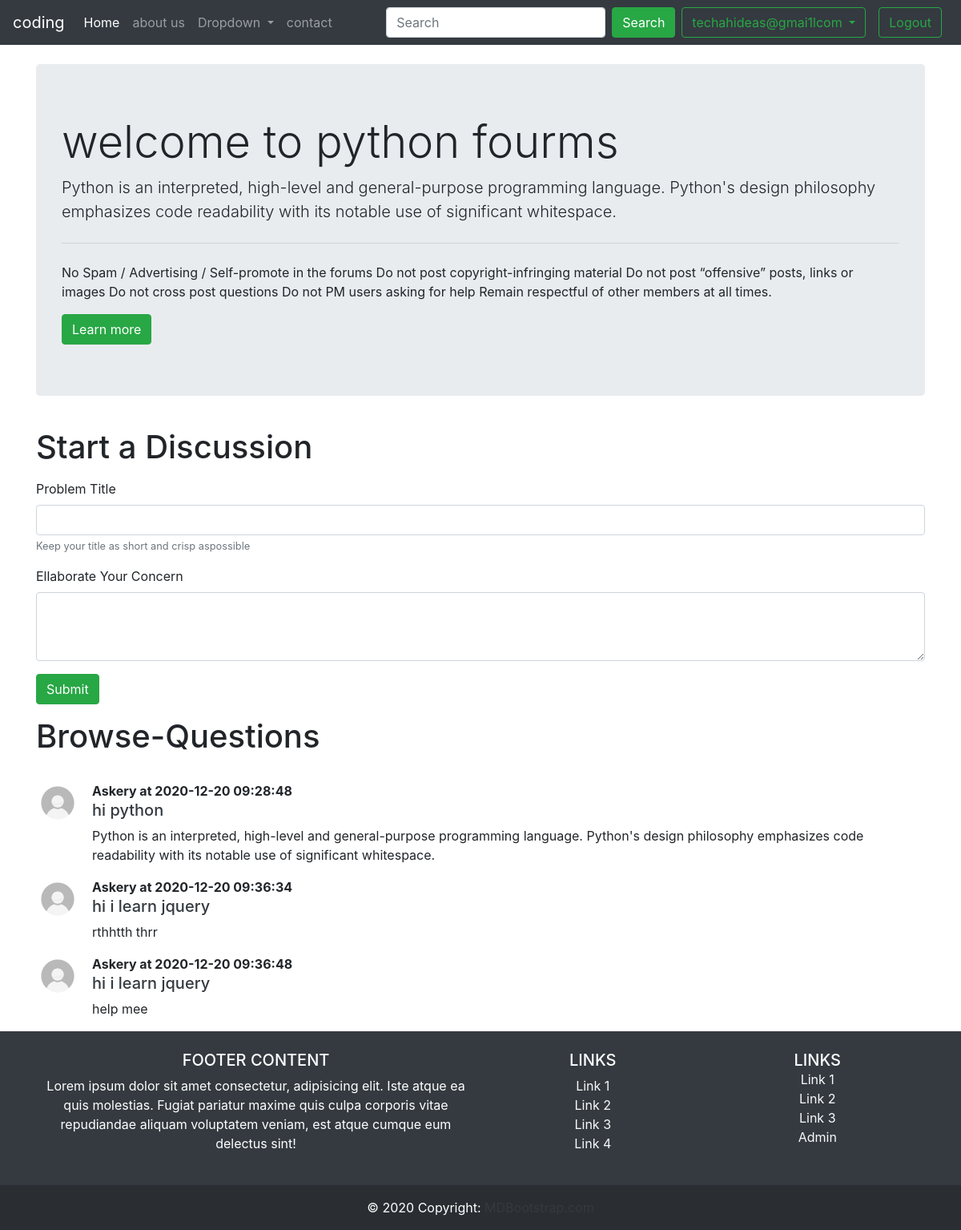
Page /threadlist.php?catid=1 (signed in) on the committed database.
### tables this page shows
CREATE TABLE IF NOT EXISTS `categorys` (
  `category_id` int(8) NOT NULL AUTO_INCREMENT,
  `category_name` varchar(255) NOT NULL,
  `category_description` varchar(255) NOT NULL,
  `created` datetime NOT NULL DEFAULT CURRENT_TIMESTAMP,
  PRIMARY KEY (`category_id`)
);

CREATE TABLE IF NOT EXISTS `threads` (
  `thread_id` int(7) NOT NULL AUTO_INCREMENT,
  `thread_title` varchar(255) NOT NULL,
  `thread_desc` text NOT NULL,
  `thread_cat_id` int(7) NOT NULL,
  `thread_user_id` int(7) NOT NULL,
  `timestamp` datetime NOT NULL DEFAULT CURRENT_TIMESTAMP,
  PRIMARY KEY (`thread_id`)
);

### threadlist.php (the view, shortened to what this page needs)
<!doctype html>
<html lang="en">
<head>
    <link rel="stylesheet" href="https://cdn.jsdelivr.net/npm/bootstrap@4.5.3/dist/css/bootstrap.min.css">
</head>
<body>
    <?php include 'pars/header.php' ?>
    <?php include 'pars/connection.php' ?>
    <?php
    $id = $_GET['catid'];
    $sql = "SELECT * FROM `categorys` WHERE category_id=$id";
    $result = mysqli_query($conn, $sql);
    while($row = mysqli_fetch_assoc($result)){
        $catname=$row['category_name'];
        $catdesc=$row['category_description'];
    }
    ?>
    <div class="container my-4">
        <div class="jumbotron">
            <h1 class="display-4">welcome to <?php echo $catname ?> fourms</h1>
            <p class="lead"><?php echo $catdesc ?></p>
            <hr class="my-4">
            <p>No Spam / Advertising / Self-promote in the forums
                Do not post copyright-infringing material
                Do not post “offensive” posts, links or images
                Do not cross post questions
                Do not PM users asking for help
                Remain respectful of other members at all times. </p>
            <a class="btn btn-success" href="#" role="button">Learn more</a>
        </div>
    </div>
    <div class="container">
        <h1 class="py-2">Start a Discussion</h1>
         <form action="<?php echo $_SERVER["REQUEST_URI"]; ?>" method="post">
       <div class="form-group">
            <label for="title">Problem Title</label>
            <input type="text" class="form-control" id="title" name="title" aria-describedby="title">
            <small id="emailHelp" class="form-text text-muted">Keep your title as short and crisp aspossible</small>
        </div>
        <div class="form-group">
            <label for="title">Ellaborate Your Concern</label>
            <textarea class="form-control" id="desc" name="desc" rows="3"></textarea>
        </div>
        <button type="submit" class="btn btn-success">Submit</button>
</form>
    </div>
    <div class="container">
        <h1 class="py-3">Browse-Questions</h1>
        <?php
         $id = $_GET['catid'];
         $sql = "SELECT * FROM `threads` WHERE thread_cat_id=$id";
         $result = mysqli_query($conn, $sql);
         while($row = mysqli_fetch_assoc($result)){
            $id = $row['thread_id'];
            $title = $row['thread_title'];
            $desc = $row['thread_desc'];
             $thread_time = $row['timestamp'];
            echo '<div class="media my-3">
            <img src="img/userd.png" width="54px" class="mr-3" alt="...">
            <div class="media-body">
               <p class="font-weight-bold my-0">Askery at '.  $thread_time. '</p>
                <h5 class="mt-0"><a class="text-dark" href="thread.php?threadid=' . $id. '">'.$title.'</a></h5>
                '.$desc.'
            </div>
        </div>';
    }
    ?>
    </div>
    <?php include 'pars/footer.php'  ?>
</body>
</html>

### pars/footer.php (style rules this page uses)
a { color:#fff; }

### rows in the picture
categorys: category_name "python", category_description "Python is an interpreted, high-level and general-purpose programming language. Python's design philosophy emphasizes code readability with its notable use of significant whitespace."
threads: timestamp "2020-12-20 09:28:48", thread_title "hi python", thread_desc "Python is an interpreted, high-level and general-purpose programming language. Python's design philosophy emphasizes code readability with its notable use of significant whitespace."
threads: timestamp "2020-12-20 09:36:34", thread_title "hi i learn jquery", thread_desc "rthhtth thrr"
threads: timestamp "2020-12-20 09:36:48", thread_title "hi i learn jquery", thread_desc "help mee"

### other values in the picture
$_SESSION['userEmail'] "techahideas@gmai1lcom"
